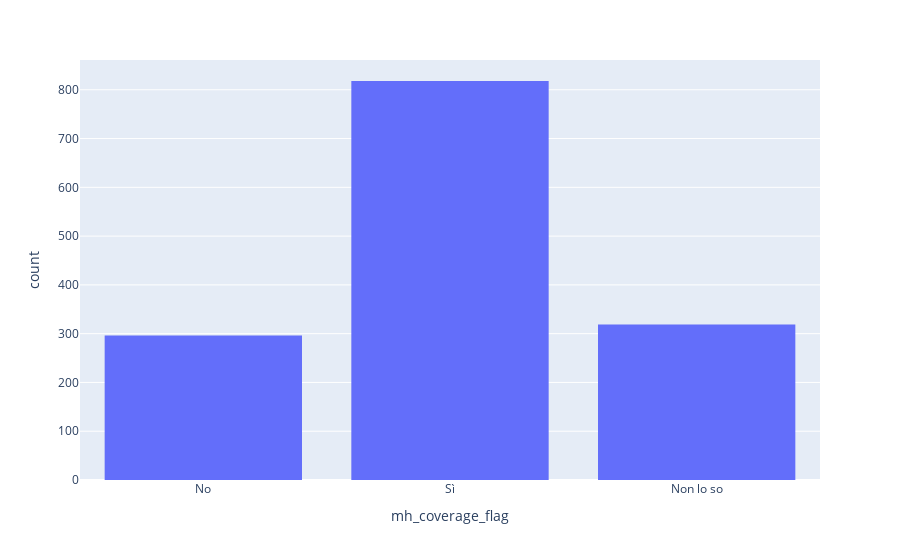
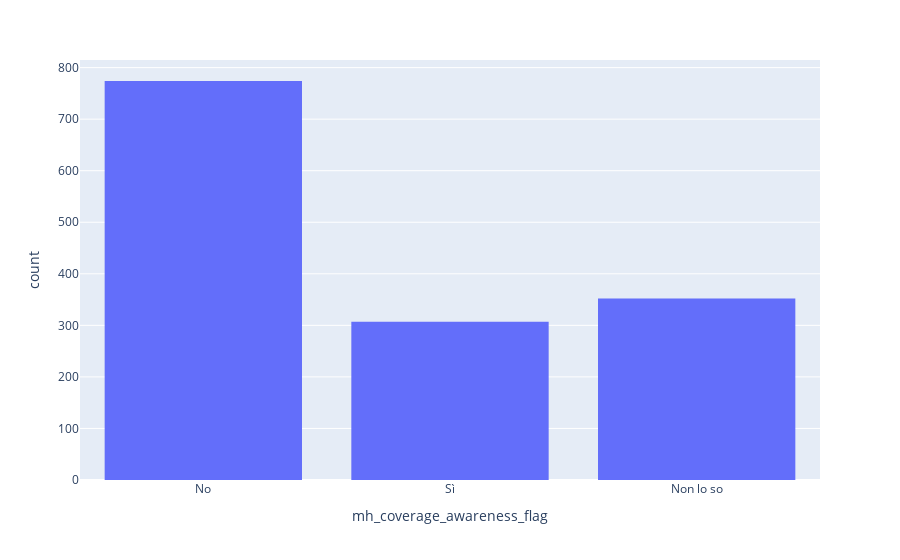
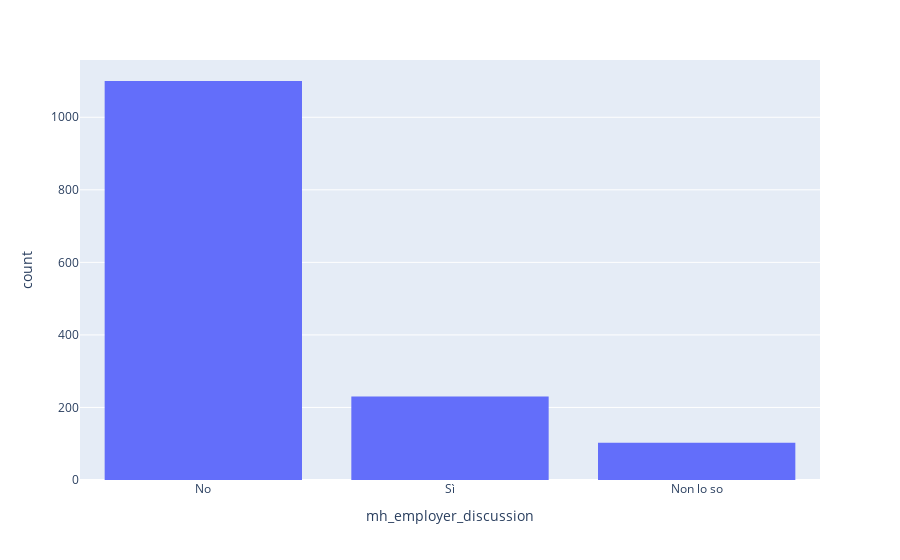
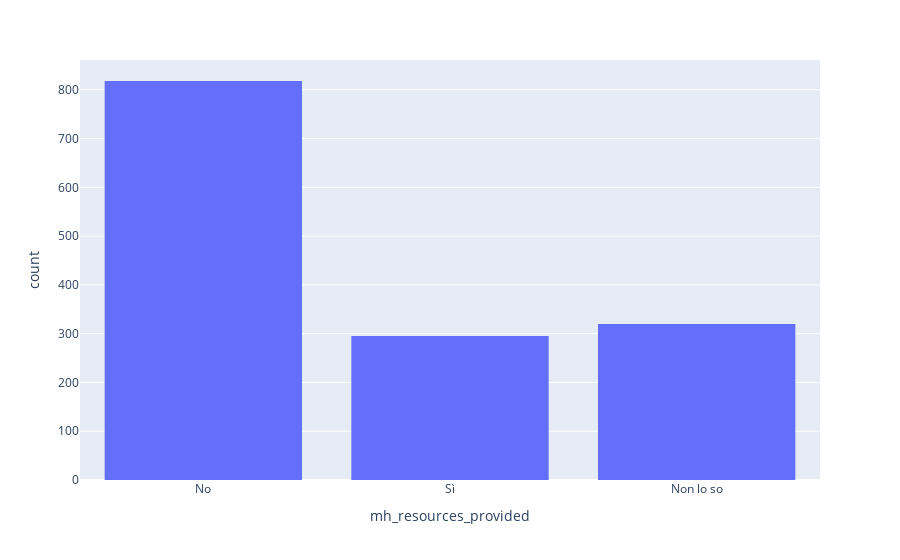

These figures' notebook cell, in order:
### Code cell
for i in df.columns:
    print(histplot(i))

### Figure 1 — Plotly figure (JSON) as saved in the notebook; plotly's stock layout.template omitted (floating-point values rounded to 4 significant figures; data arrays with more than 128 entries replaced by an {"elided": "..."} marker saying what was removed)
{"data": [{"alignmentgroup": "True", "bingroup": "x", "hovertemplate": "mh_coverage_flag=%{x}<br>count=%{y}<extra></extra>", "legendgroup": "", "marker": {"color": "#636efa", "pattern": {"shape": ""}}, "name": "", "offsetgroup": "", "orientation": "v", "showlegend": false, "type": "histogram", "x": {"elided": "1433 str values"}, "xaxis": "x", "yaxis": "y"}], "layout": {"barmode": "relative", "legend": {"tracegroupgap": 0}, "margin": {"t": 60}, "xaxis": {"anchor": "y", "domain": [0, 1], "title": {"text": "mh_coverage_flag"}}, "yaxis": {"anchor": "x", "domain": [0, 1], "title": {"text": "count"}}}}

### Figure 2 — Plotly figure (JSON) as saved in the notebook; plotly's stock layout.template omitted (floating-point values rounded to 4 significant figures; data arrays with more than 128 entries replaced by an {"elided": "..."} marker saying what was removed)
{"data": [{"alignmentgroup": "True", "bingroup": "x", "hovertemplate": "mh_coverage_awareness_flag=%{x}<br>count=%{y}<extra></extra>", "legendgroup": "", "marker": {"color": "#636efa", "pattern": {"shape": ""}}, "name": "", "offsetgroup": "", "orientation": "v", "showlegend": false, "type": "histogram", "x": {"elided": "1433 str values"}, "xaxis": "x", "yaxis": "y"}], "layout": {"barmode": "relative", "legend": {"tracegroupgap": 0}, "margin": {"t": 60}, "xaxis": {"anchor": "y", "domain": [0, 1], "title": {"text": "mh_coverage_awareness_flag"}}, "yaxis": {"anchor": "x", "domain": [0, 1], "title": {"text": "count"}}}}

### Figure 3 — Plotly figure (JSON) as saved in the notebook; plotly's stock layout.template omitted (floating-point values rounded to 4 significant figures; data arrays with more than 128 entries replaced by an {"elided": "..."} marker saying what was removed)
{"data": [{"alignmentgroup": "True", "bingroup": "x", "hovertemplate": "mh_employer_discussion=%{x}<br>count=%{y}<extra></extra>", "legendgroup": "", "marker": {"color": "#636efa", "pattern": {"shape": ""}}, "name": "", "offsetgroup": "", "orientation": "v", "showlegend": false, "type": "histogram", "x": {"elided": "1433 str values"}, "xaxis": "x", "yaxis": "y"}], "layout": {"barmode": "relative", "legend": {"tracegroupgap": 0}, "margin": {"t": 60}, "xaxis": {"anchor": "y", "domain": [0, 1], "title": {"text": "mh_employer_discussion"}}, "yaxis": {"anchor": "x", "domain": [0, 1], "title": {"text": "count"}}}}

### Figure 4 — Plotly figure (JSON) as saved in the notebook; plotly's stock layout.template omitted (floating-point values rounded to 4 significant figures; data arrays with more than 128 entries replaced by an {"elided": "..."} marker saying what was removed)
{"data": [{"alignmentgroup": "True", "bingroup": "x", "hovertemplate": "mh_resources_provided=%{x}<br>count=%{y}<extra></extra>", "legendgroup": "", "marker": {"color": "#636efa", "pattern": {"shape": ""}}, "name": "", "offsetgroup": "", "orientation": "v", "showlegend": false, "type": "histogram", "x": {"elided": "1433 str values"}, "xaxis": "x", "yaxis": "y"}], "layout": {"barmode": "relative", "legend": {"tracegroupgap": 0}, "margin": {"t": 60}, "xaxis": {"anchor": "y", "domain": [0, 1], "title": {"text": "mh_resources_provided"}}, "yaxis": {"anchor": "x", "domain": [0, 1], "title": {"text": "count"}}}}
